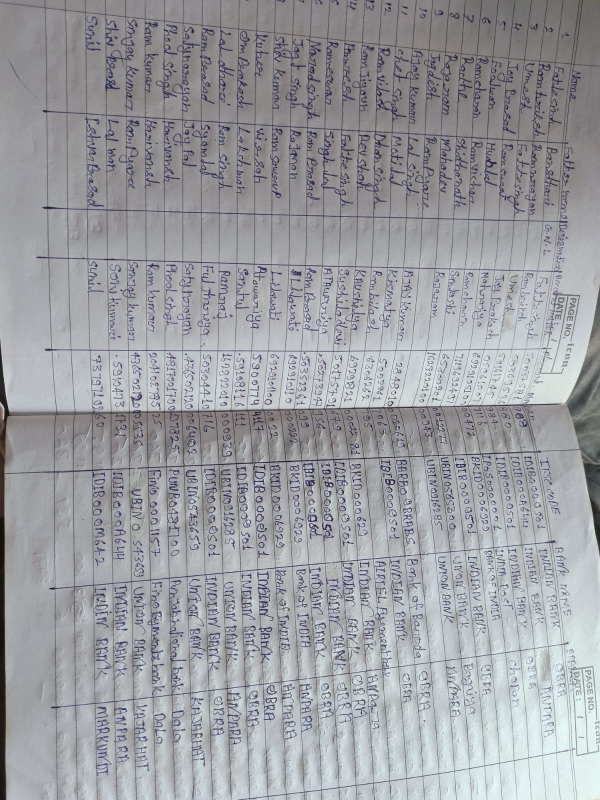
#> input picture testFiles/Fateh Singh Gang.jpeg, 1200 x 1600 px, found by its file name (shown at 1/2 size)
$ python test_extract.py
#> lines starting #> are read from the running program, lines starting #| are printed output that depends on the picture
### agent.py
# agent.py
import ast
import base64
import io
import json
import os
import re
import subprocess
import tempfile
import ollama
from prompts import (
    SYSTEM_PROMPT,
    ANALYSIS_SYSTEM_PROMPT,
    VISION_SYSTEM_PROMPT,
    STRUCTURE_ANALYSIS_PROMPT,
    JSON_EXTRACTION_SYSTEM_PROMPT,
    make_json_extraction_prompt,
    make_right_half_extraction_prompt,
)
from validators import validate_and_correct_table

OLLAMA_HOST = "http://localhost:11434"


# [16 lines left out: function get_available_models, not called in this run]


class ExcelAgent:
    def __init__(self, model: str = "gemma4:e4b"):
        self.model = model
        self.conversation_history = []
        self.analysis_mode = False

    def set_model(self, model: str):
        self.model = model

    def set_analysis_mode(self, enabled: bool):
        self.analysis_mode = enabled

    # [28 lines left out: function ask, not called in this run]

    # ── Image preprocessing ───────────────────────────────────────────────

    def _normalize_and_enhance(self, img):
        from PIL import Image as PILImage
        import PIL.ImageEnhance as IE
        import PIL.ImageFilter as IF
        import PIL.ImageChops as IC
        import PIL.ImageOps as IO

        if img.mode == "RGBA":
            img = img.convert("RGB")

        img = img.convert("L")
        img = img.filter(IF.MedianFilter(size=3))

        bg = img.filter(IF.GaussianBlur(radius=25))
        img = IC.subtract(img, bg, scale=1.0, offset=128)

        img = IO.autocontrast(img, cutoff=2)
        img = IE.Contrast(img).enhance(1.8)
        img = img.filter(IF.SHARPEN)

        try:
            import numpy as np
            arr = np.array(img).astype(np.float32)
            hist, _ = np.histogram(arr.flatten(), bins=256, range=(0, 256))
            total = arr.size
            sum_total = np.sum(np.arange(256) * hist)
            sum_bg = 0.0
            weight_bg = 0
            max_var = 0.0
            threshold = 128
            for t in range(256):
                weight_bg += hist[t]
                if weight_bg == 0:
                    continue
                weight_fg = total - weight_bg
                if weight_fg == 0:
                    break
                sum_bg += t * hist[t]
                mean_bg = sum_bg / weight_bg
                mean_fg = (sum_total - sum_bg) / weight_fg
                var_between = weight_bg * weight_fg * (mean_bg - mean_fg) ** 2
                if var_between > max_var:
                    max_var = var_between
                    threshold = t
            k = 0.03
            arr = 255.0 / (1.0 + np.exp(-k * (arr - threshold)))
            arr = np.clip(arr, 0, 255).astype(np.uint8)
            img = PILImage.fromarray(arr)
        except ImportError:
            pass

        img = img.convert("RGB")
        return img

    def _deskew_image(self, img):
        try:
            import numpy as np
            from PIL import Image as PILImage

            gray = img.convert("L") if img.mode != "L" else img
            arr = np.array(gray)
            inv = 255 - arr

            best_angle = 0
            best_score = 0
            for angle_10x in range(-50, 51, 5):
                angle = angle_10x / 10.0
                rotated = img.rotate(angle, expand=False, fillcolor=255)
                rot_arr = 255 - np.array(rotated.convert("L"))
                projection = np.sum(rot_arr, axis=1)
                score = np.var(projection)
                if score > best_score:
                    best_score = score
                    best_angle = angle

            if abs(best_angle) > 0.1:
                img = img.rotate(best_angle, expand=True, fillcolor=255)
            return img
        except ImportError:
            return img

    def _preprocess_image(self, image_path: str) -> bytes:
        try:
            from PIL import Image as PILImage
        except ImportError:
            with open(image_path, "rb") as f:
                return f.read()

        img = PILImage.open(image_path)

        if img.mode == "RGBA":
            img = img.convert("RGB")

        img = self._deskew_image(img)

        max_dim = 4096
        if max(img.size) > max_dim:
            img.thumbnail((max_dim, max_dim), PILImage.LANCZOS)

        if max(img.size) < 3072:
            scale = 3072 / max(img.size)
            img = img.resize(
                (int(img.width * scale), int(img.height * scale)),
                PILImage.LANCZOS,
            )

        img = self._normalize_and_enhance(img)

        buf = io.BytesIO()
        img.save(buf, format="PNG")
        return buf.getvalue()

    def _preprocess_strip(self, img):
        from PIL import Image as PILImage

        if img.mode == "RGBA":
            img = img.convert("RGB")

        max_dim = 4096
        if max(img.size) > max_dim:
            img.thumbnail((max_dim, max_dim), PILImage.LANCZOS)

        if max(img.size) < 3072:
            scale = 3072 / max(img.size)
            img = img.resize(
                (int(img.width * scale), int(img.height * scale)),
                PILImage.LANCZOS,
            )

        img = self._normalize_and_enhance(img)

        buf = io.BytesIO()
        img.save(buf, format="PNG")
        return buf.getvalue()

    # ── API calls ─────────────────────────────────────────────────────────

    def _call_ollama_api(self, prompt: str, image_bytes: bytes,
                         system_prompt: str = None,
                         json_mode: bool = False) -> str:
        b64 = base64.b64encode(image_bytes).decode("utf-8")
        if system_prompt is None:
            system_prompt = VISION_SYSTEM_PROMPT

        payload = {
            "model": self.model,
            "messages": [
                {"role": "system", "content": system_prompt},
                {"role": "user", "content": prompt, "images": [b64]},
            ],
            "stream": False,
            "options": {"temperature": 0, "num_predict": 8192},
        }

        if json_mode:
            payload["format"] = "json"

        tmp = tempfile.NamedTemporaryFile(
            mode="w", suffix=".json", delete=False, encoding="utf-8"
        )
        try:
            json.dump(payload, tmp)
            tmp.close()

            result = subprocess.run(
                [
                    "curl", "-s", "-X", "POST",
                    f"{OLLAMA_HOST}/api/chat",
                    "-d", f"@{tmp.name}",
                ],
                capture_output=True,
                text=True,
                timeout=600,
            )

            if result.returncode != 0:
                return f"# ERROR: curl failed: {result.stderr}"

            resp = json.loads(result.stdout)
            raw = resp["message"]["content"]
            return re.sub(r"```python|```json|```", "", raw).strip()

        except Exception as e:
            return f"# ERROR: {str(e)}"
        finally:
            os.unlink(tmp.name)

    # ── JSON parsing ──────────────────────────────────────────────────────

    # [553 lines left out: functions _parse_json_rows, _extract_data_list, _analyze_structure, _extract_json_data, _is_null, _try_int and 9 more, not called in this run]

    # ── Legacy methods ─────────────────────────────────────────────────────

    def ask_with_image(self, image_path: str, user_command: str = "") -> str:
        try:
            raw_bytes = self._preprocess_image(image_path)
#> in _preprocess_image, img is the input picture: PIL image 1200x1600 RGB; mean R, G, B 157.2, 158.4, 163.1
#> in _deskew_image, `inv = 255 - arr`:
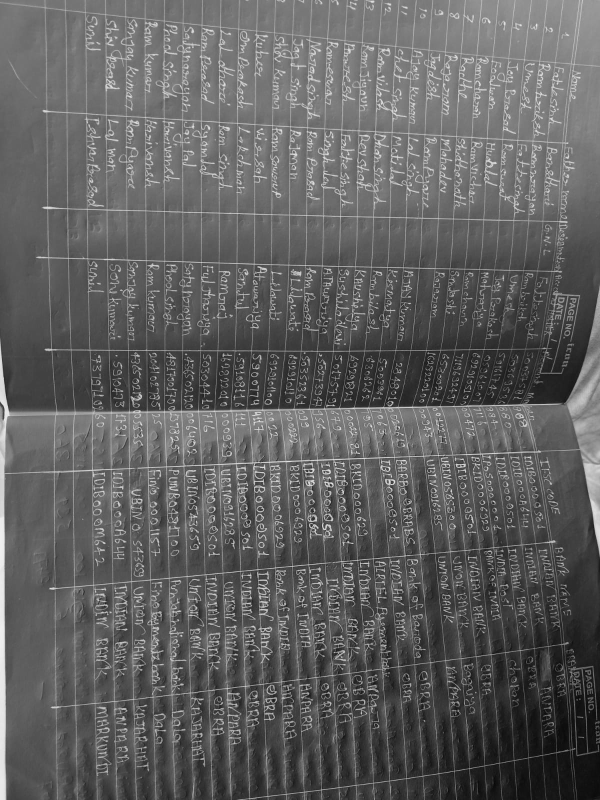
#> inv: shape (1600, 1200) (shown at 1/2 size); min 2, max 255, mean 96.5
#> the loop in _deskew_image, `for angle_10x in range(-50, 51, 5):` made 21 passes
#> (score, best_score) on passes 1 to 9: (695032345, 695032345), (704552290.4, 704552290.4), (715128444.2, 715128444.2), (726126834.1, 726126834.1), (737650823.3, 737650823.3), (754492618.9, 754492618.9), (761416765.8, 761416765.8), (771839446.6, 771839446.6), (784345798, 784345798)
#> score on passes 10 to 15: 772627970.1, 759249005.5, 746204573.1, 734554540.2, 731371870.6, 712784970.9
#> pass 1, in _deskew_image, `rotated = img.rotate(angle, expand=False, fillcolor=255)`:
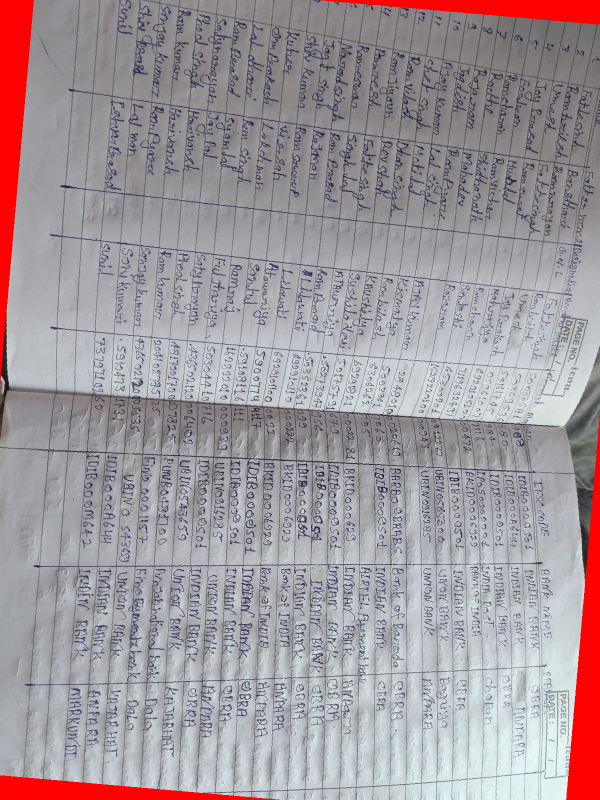
#> rotated: PIL image 1200x1600 RGB (shown at 1/2 size); mean R, G, B 161.7, 152.2, 156.9
#> pass 1, in _deskew_image, `rot_arr = 255 - np.array(rotated.convert("L"))`:
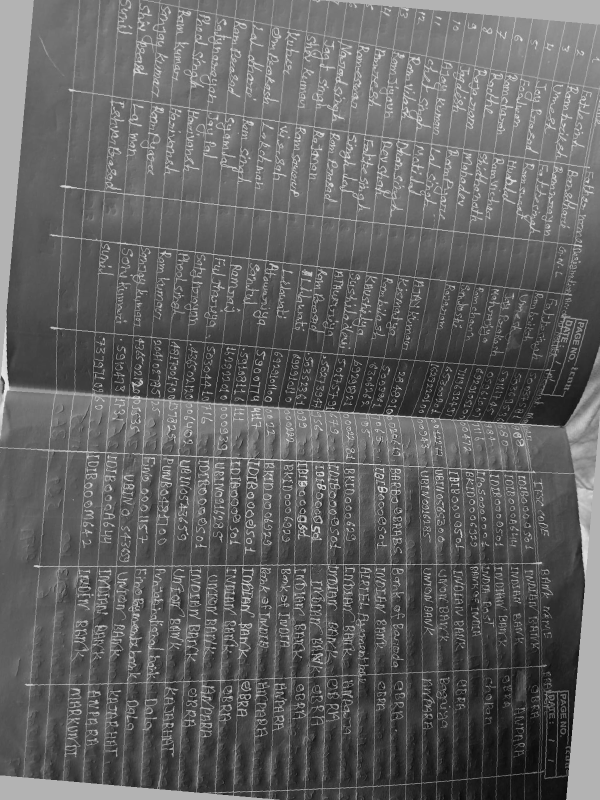
#> rot_arr: shape (1600, 1200) (shown at 1/2 size); min 2, max 255, mean 99.4
#> after the loop in _deskew_image, `for angle_10x in range(-50, 51, 5):`: best_angle = -1; best_score = 784345798
#> in _normalize_and_enhance, `img = IC.subtract(img, bg, scale=1.0, offset=128)`:
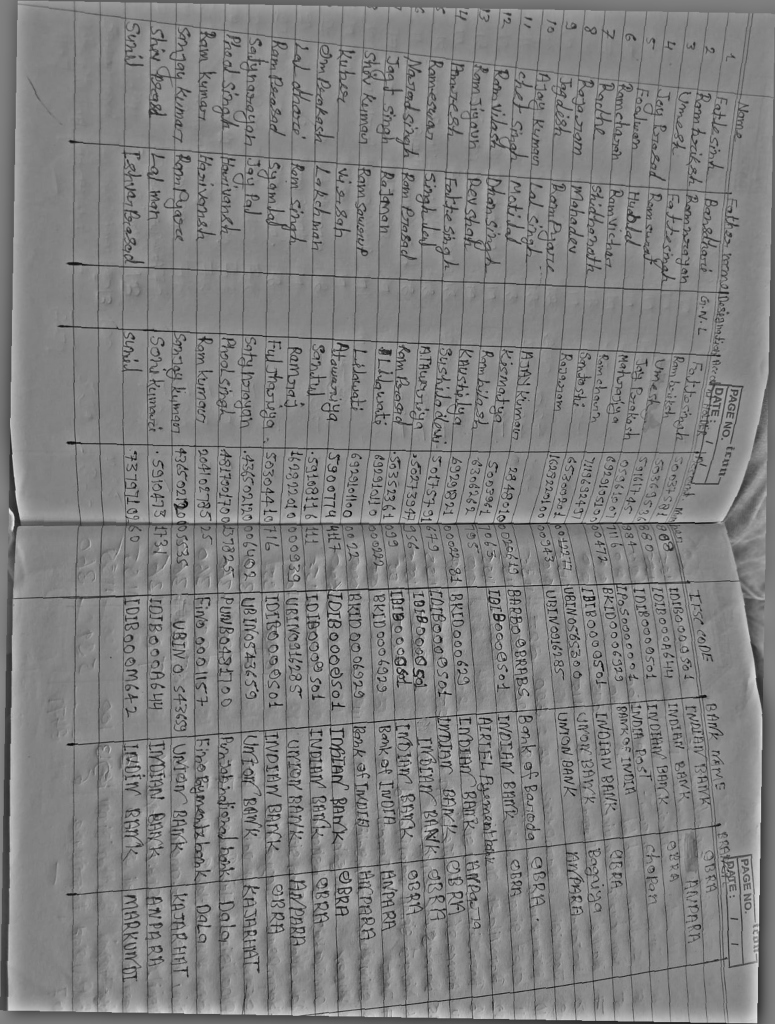
#> img: PIL image 2325x3072 L (shown at 1/3 size); min 0, max 237, mean 128.2
#> in _normalize_and_enhance, `img = IE.Contrast(img).enhance(1.8)`:
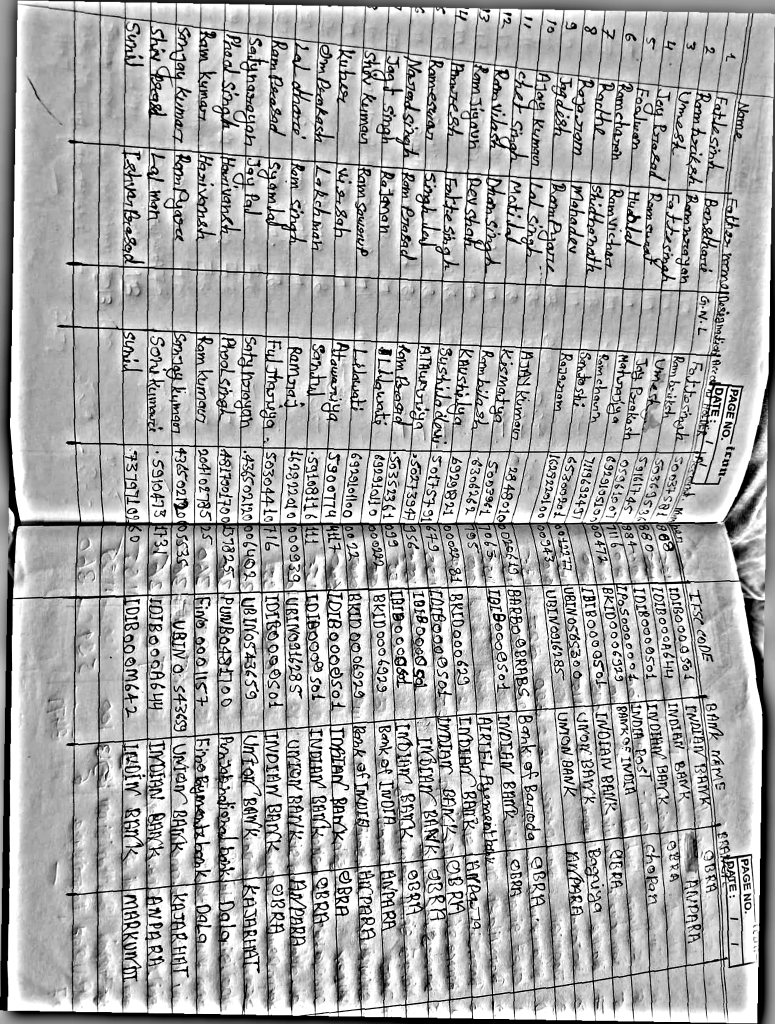
#> img: PIL image 2325x3072 L (shown at 1/3 size); min 0, max 255, mean 171.2
#> in _normalize_and_enhance, `hist, _ = np.histogram(arr.flatten(), bins=256, range=(0, 256))`: hist = 256 values, max 990971 at index 255, min 3367 at index 12, mean 27900
#> in _normalize_and_enhance, `sum_total = np.sum(np.arange(256) * hist)`: sum_total = 1229512012
#> the loop in _normalize_and_enhance, `for t in range(256):` made 256 passes
#> (weight_bg, weight_fg, sum_bg, mean_bg, mean_fg, max_var) on passes 1 to 12: (762934, 6379466, 0, 0, 192.7, 1.81e+17), (766454, 6375946, 3520, 0.00459, 192.8, 1.82e+17), (770650, 6371750, 11912, 0.0155, 193, 1.83e+17), (775071, 6367329, 25175, 0.0325, 193.1, 1.84e+17), (778815, 6363585, 40151, 0.0516, 193.2, 1.85e+17), (782840, 6359560, 60276, 0.077, 193.3, 1.86e+17), (786820, 6355580, 84156, 0.107, 193.4, 1.87e+17), (791003, 6351397, 113437, 0.143, 193.6, 1.88e+17), (795481, 6346919, 149261, 0.188, 193.7, 1.89e+17), (800329, 6342071, 192893, 0.241, 193.8, 1.9e+17), (804382, 6338018, 233423, 0.29, 194, 1.91e+17), (807911, 6334489, 272242, 0.337, 194.1, 1.92e+17)
#> in _normalize_and_enhance, `arr = 255.0 / (1.0 + np.exp(-k * (arr - threshold)))`:
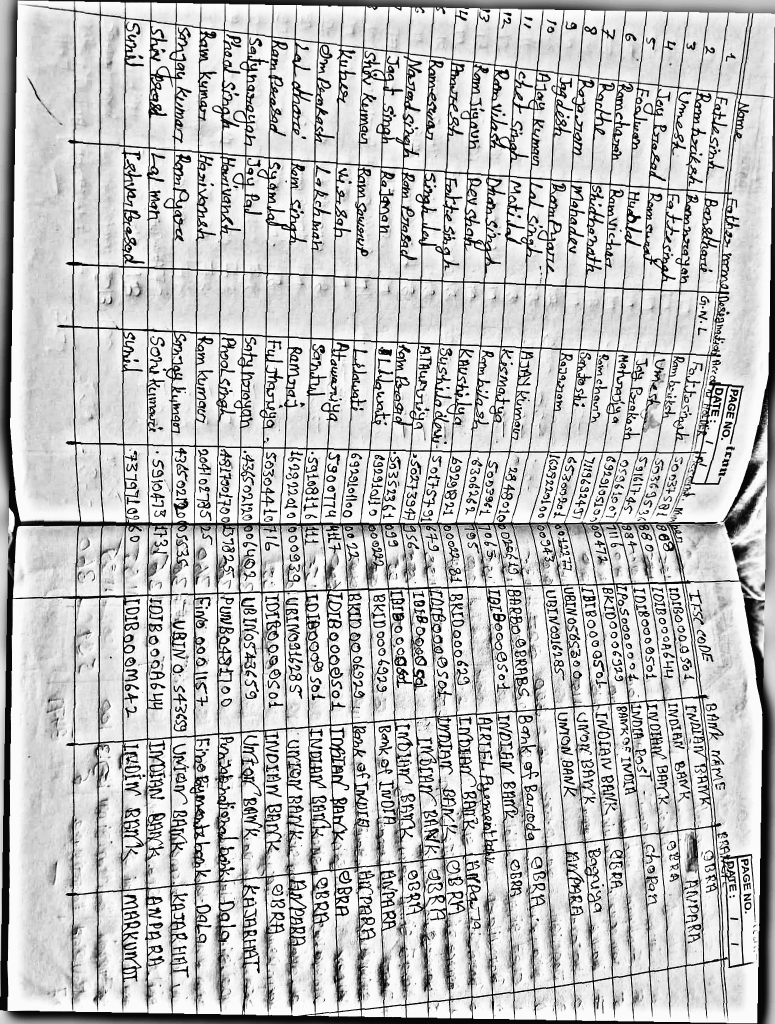
#> arr: shape (3072, 2325) float32 (shown at 1/3 size); min 7.62, max 251.1, mean 192.9

            try:
                from PIL import Image as PILImage
                img = PILImage.open(image_path)
                w, h = img.size
                is_tall = h > w * 1.2
            except ImportError:
                is_tall = False

            if is_tall:
                return self._ask_with_strips(image_path, raw_bytes, user_command)
#> the loop in _ask_with_strips, `for i, (label, strip_img) in enumerate(strips):` made 1 pass
#> label on pass 1: 'top'
#> pass 1, in _normalize_and_enhance (call 2), `bg = img.filter(IF.GaussianBlur(radius=25))`:
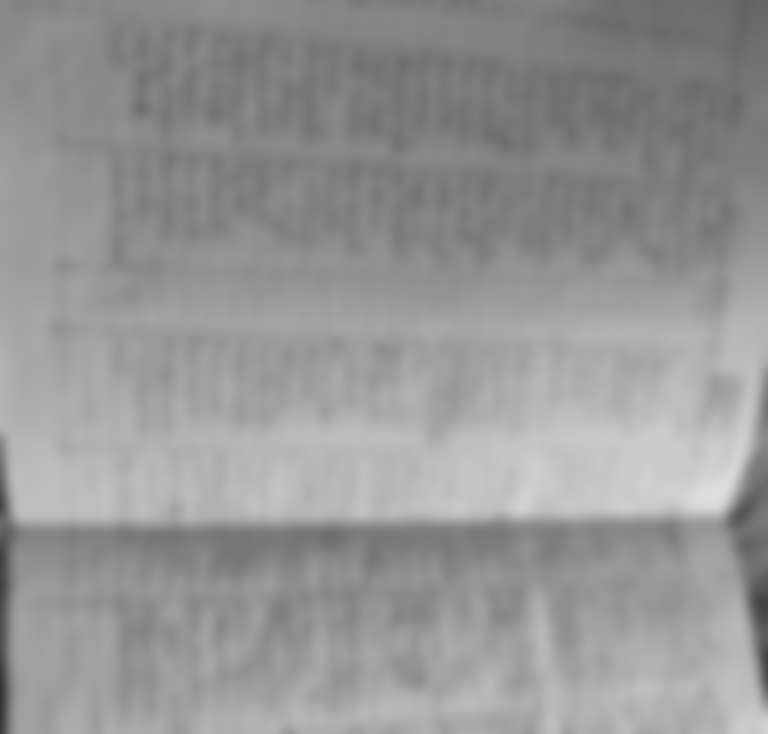
#> bg: PIL image 3072x2933 L (shown at 1/4 size); min 50, max 222, mean 150.2

            if not user_command:
                user_command = self._extraction_prompt("")

            return self._call_ollama_api(user_command, raw_bytes)

        except Exception as e:
            return f"# ERROR: Image processing failed\n# {str(e)}"

    def _extraction_prompt(self, extra_note: str) -> str:
        return (
            "Extract EVERY row from this HANDWRITTEN table and write it to the sheet starting at A1.\n\n"
            "STEP 1 — LIST ALL DATA:\n"
            "Write: data = [\n"
            '    ["header1", "header2", ...],\n'
            '    ["row1col0", "row1col1", ...],\n'
            "    ... every single row ...\n"
            "]\n"
            "Numbers as int/float, text as strings, empty cells as None.\n\n"
            "Identify ALL actual columns from the table — do not merge or split columns. "
            "Read each column header exactly as written and preserve the column order.\n\n"
            "STEP 2 — XLWINGS CODE:\n"
            'ws.range("A1").value = data\n'
            'ws.range("A1").expand("right").font.bold = True\n'
            "ws.autofit()\n\n"
            f"{extra_note}"
            "CRITICAL: Extract absolutely every row — missing even one row is a failure."
        )

    def _ask_with_strips(
        self, image_path: str, raw_bytes: bytes, user_command: str
    ) -> str:
        from PIL import Image as PILImage

        img = PILImage.open(image_path)
        w, h = img.size

        overlap = int(h * 0.05)
        third = h // 3
        strips = [
            ("top", img.crop((0, 0, w, third * 2 + overlap))),
            ("middle", img.crop((0, third - overlap, w, third * 2 + overlap))),
            ("bottom", img.crop((0, third * 2 - overlap, w, h))),
        ]

        results = []
        prev_headers = None
        for i, (label, strip_img) in enumerate(strips):
            strip_bytes = self._preprocess_strip(strip_img)
            if user_command:
                prompt = user_command
            elif i == 0:
                prompt = self._extraction_prompt(
                    f"This is the top portion of the table. Extract ALL rows visible here.\n"
                )
            else:
                extra = f"This is the {label} portion of the table. Extract ALL rows visible here.\n"
                if prev_headers:
                    hdr = json.dumps(prev_headers)
                    extra += (
                        f"CRITICAL: The table has exactly {len(prev_headers)} columns: {hdr}.\n"
                        f"Use these EXACT column names in the same order. Do NOT rename, reorder, or add columns.\n"
                    )
                prompt = self._extraction_prompt(extra)
            result = self._call_ollama_api(prompt, strip_bytes)
            results.append((label, result))

            if i == 0:
                parsed = self._extract_data_list(result)
                if parsed and len(parsed) > 0:
                    prev_headers = parsed[0]

        combined = self._merge_strip_results(results)
        return combined

    # [60 lines left out: functions _merge_strip_results, execute_analysis, not called in this run]

    def reset_memory(self):
        self.conversation_history = []

    def get_history(self) -> list:
        return self.conversation_history

    def set_history(self, history: list):
        self.conversation_history = history

### test_extract.py
from agent import ExcelAgent
a = ExcelAgent()
a.set_model("gemma4:31b-cloud")
#> (the run stopped early here; a loop or call above may not have finished)
